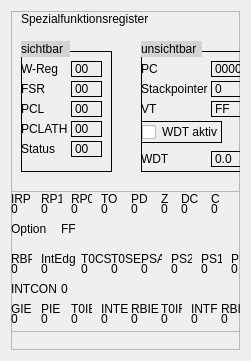
   <widget class="QWidget" name="gridLayoutWidget_2">
    <property name="geometry">
     <rect>
      <x>0</x>
      <y>300</y>
      <width>251</width>
      <height>361</height>
     </rect>
    </property>
    <layout class="QGridLayout" name="gridLayout_2">
     <item row="0" column="0">
      <widget class="QFrame" name="frame">
       <property name="frameShape">
        <enum>QFrame::StyledPanel</enum>
       </property>
       <property name="frameShadow">
        <enum>QFrame::Raised</enum>
       </property>
       <widget class="QFrame" name="frame_2">
        <property name="geometry">
         <rect>
          <x>10</x>
          <y>40</y>
          <width>91</width>
          <height>121</height>
         </rect>
        </property>
        <property name="styleSheet">
         <string notr="true">border: 1px solid black
</string>
        </property>
        <property name="frameShape">
         <enum>QFrame::StyledPanel</enum>
        </property>
        <property name="frameShadow">
         <enum>QFrame::Raised</enum>
        </property>
        <property name="lineWidth">
         <number>1</number>
        </property>
        <widget class="QLabel" name="label_4">
         <property name="geometry">
          <rect>
           <x>0</x>
           <y>10</y>
           <width>49</width>
           <height>16</height>
          </rect>
         </property>
         <property name="styleSheet">
          <string notr="true">border: 0px solid red</string>
         </property>
         <property name="text">
          <string>W-Reg</string>
         </property>
        </widget>
        <widget class="QLabel" name="label_5">
         <property name="geometry">
          <rect>
           <x>0</x>
           <y>30</y>
           <width>49</width>
           <height>16</height>
          </rect>
         </property>
         <property name="styleSheet">
          <string notr="true">border: 0px solid red</string>
         </property>
         <property name="text">
          <string>FSR</string>
         </property>
        </widget>
        <widget class="QLabel" name="label_6">
         <property name="geometry">
          <rect>
           <x>0</x>
           <y>50</y>
           <width>49</width>
           <height>16</height>
          </rect>
         </property>
         <property name="styleSheet">
          <string notr="true">border: 0px solid red</string>
         </property>
         <property name="text">
          <string>PCL</string>
         </property>
        </widget>
        <widget class="QLabel" name="label_7">
         <property name="geometry">
          <rect>
           <x>0</x>
           <y>70</y>
           <width>49</width>
           <height>16</height>
          </rect>
         </property>
         <property name="styleSheet">
          <string notr="true">border: 0px solid red</string>
         </property>
         <property name="text">
          <string>PCLATH</string>
         </property>
        </widget>
        <widget class="QLabel" name="label_8">
         <property name="geometry">
          <rect>
           <x>0</x>
           <y>90</y>
           <width>49</width>
           <height>16</height>
          </rect>
         </property>
         <property name="styleSheet">
          <string notr="true">border: 0px solid red</string>
         </property>
         <property name="text">
          <string>Status</string>
         </property>
        </widget>
        <widget class="QLabel" name="wReg_Label">
         <property name="geometry">
          <rect>
           <x>50</x>
           <y>10</y>
           <width>31</width>
           <height>16</height>
          </rect>
         </property>
         <property name="text">
          <string>00</string>
         </property>
        </widget>
        <widget class="QLabel" name="fsr_Label">
         <property name="geometry">
          <rect>
           <x>50</x>
           <y>30</y>
           <width>31</width>
           <height>16</height>
          </rect>
         </property>
         <property name="text">
          <string>00</string>
         </property>
        </widget>
        <widget class="QLabel" name="pcl_Label">
         <property name="geometry">
          <rect>
           <x>50</x>
           <y>50</y>
           <width>31</width>
           <height>16</height>
          </rect>
         </property>
         <property name="text">
          <string>00</string>
         </property>
        </widget>
        <widget class="QLabel" name="pcLath_Label">
         <property name="geometry">
          <rect>
           <x>50</x>
           <y>70</y>
           <width>31</width>
           <height>16</height>
          </rect>
         </property>
         <property name="text">
          <string>00</string>
         </property>
        </widget>
        <widget class="QLabel" name="status_Label">
         <property name="geometry">
          <rect>
           <x>50</x>
           <y>90</y>
           <width>31</width>
           <height>16</height>
          </rect>
         </property>
         <property name="text">
          <string>00</string>
         </property>
        </widget>
       </widget>
       <widget class="QFrame" name="frame_3">
        <property name="geometry">
         <rect>
          <x>130</x>
          <y>40</y>
          <width>101</width>
          <height>121</height>
         </rect>
        </property>
        <property name="styleSheet">
         <string notr="true">border: 1px solid black</string>
        </property>
        <property name="frameShape">
         <enum>QFrame::StyledPanel</enum>
        </property>
        <property name="frameShadow">
         <enum>QFrame::Raised</enum>
        </property>
        <widget class="QLabel" name="label_9">
         <property name="geometry">
          <rect>
           <x>0</x>
           <y>10</y>
           <width>49</width>
           <height>16</height>
          </rect>
         </property>
         <property name="styleSheet">
          <string notr="true">border: 0px solid red</string>
         </property>
         <property name="text">
          <string>PC</string>
         </property>
        </widget>
        <widget class="QLabel" name="label_10">
         <property name="geometry">
          <rect>
           <x>0</x>
           <y>30</y>
           <width>71</width>
           <height>16</height>
          </rect>
         </property>
         <property name="styleSheet">
          <string notr="true">border: 0px solid red</string>
         </property>
         <property name="text">
          <string>Stackpointer</string>
         </property>
        </widget>
        <widget class="QLabel" name="label_11">
         <property name="geometry">
          <rect>
           <x>0</x>
           <y>50</y>
           <width>49</width>
           <height>16</height>
          </rect>
         </property>
         <property name="styleSheet">
          <string notr="true">border: 0px solid red</string>
         </property>
         <property name="text">
          <string>VT</string>
         </property>
        </widget>
        <widget class="QCheckBox" name="checkBox">
         <property name="geometry">
          <rect>
           <x>0</x>
           <y>70</y>
           <width>81</width>
           <height>22</height>
          </rect>
         </property>
         <property name="styleSheet">
          <string notr="true">border 0pc</string>
         </property>
         <property name="text">
          <string>WDT aktiv</string>
         </property>
        </widget>
        <widget class="QLabel" name="label_12">
         <property name="geometry">
          <rect>
           <x>0</x>
           <y>100</y>
           <width>49</width>
           <height>16</height>
          </rect>
         </property>
         <property name="styleSheet">
          <string notr="true">border: 0px solid red</string>
         </property>
         <property name="text">
          <string>WDT</string>
         </property>
        </widget>
        <widget class="QLabel" name="pc_Label">
         <property name="geometry">
          <rect>
           <x>70</x>
           <y>10</y>
           <width>31</width>
           <height>16</height>
          </rect>
         </property>
         <property name="text">
          <string>0000</string>
         </property>
        </widget>
        <widget class="QLabel" name="stackpointer_Label">
         <property name="geometry">
          <rect>
           <x>70</x>
           <y>30</y>
           <width>31</width>
           <height>16</height>
          </rect>
         </property>
         <property name="text">
          <string>0</string>
         </property>
        </widget>
        <widget class="QLabel" name="vt_Label">
         <property name="geometry">
          <rect>
           <x>70</x>
           <y>50</y>
           <width>31</width>
           <height>16</height>
          </rect>
         </property>
         <property name="text">
          <string>FF</string>
         </property>
        </widget>
        <widget class="QLabel" name="wdt_Label">
         <property name="geometry">
          <rect>
           <x>70</x>
           <y>100</y>
           <width>31</width>
           <height>16</height>
          </rect>
         </property>
         <property name="text">
          <string>0.0 </string>
         </property>
        </widget>
       </widget>
       <widget class="QLabel" name="label_2">
        <property name="geometry">
         <rect>
          <x>130</x>
          <y>30</y>
          <width>61</width>
          <height>16</height>
         </rect>
        </property>
        <property name="styleSheet">
         <string notr="true">background: lightgrey</string>
        </property>
        <property name="text">
         <string>unsichtbar</string>
        </property>
       </widget>
       <widget class="QLabel" name="label_3">
        <property name="geometry">
         <rect>
          <x>10</x>
          <y>0</y>
          <width>131</width>
          <height>16</height>
         </rect>
        </property>
        <property name="text">
         <string>Spezialfunktionsregister</string>
        </property>
       </widget>
       <widget class="QLabel" name="label">
        <property name="geometry">
         <rect>
          <x>10</x>
          <y>30</y>
          <width>49</width>
          <height>16</height>
         </rect>
        </property>
        <property name="styleSheet">
         <string notr="true">background: lightgrey</string>
        </property>
        <property name="text">
         <string>sichtbar</string>
        </property>
       </widget>
       <widget class="QFrame" name="frame_4">
        <property name="geometry">
         <rect>
          <x>0</x>
          <y>180</y>
          <width>251</width>
          <height>141</height>
         </rect>
        </property>
        <property name="frameShape">
         <enum>QFrame::StyledPanel</enum>
        </property>
        <property name="frameShadow">
         <enum>QFrame::Raised</enum>
        </property>
        <widget class="QLabel" name="label_13">
         <property name="geometry">
          <rect>
           <x>0</x>
           <y>0</y>
           <width>21</width>
           <height>16</height>
          </rect>
         </property>
         <property name="text">
          <string>IRP</string>
         </property>
        </widget>
        <widget class="QLabel" name="label_14">
         <property name="geometry">
          <rect>
           <x>30</x>
           <y>0</y>
           <width>21</width>
           <height>16</height>
          </rect>
         </property>
         <property name="text">
          <string>RP1</string>
         </property>
        </widget>
        <widget class="QLabel" name="label_15">
         <property name="geometry">
          <rect>
           <x>60</x>
           <y>0</y>
           <width>21</width>
           <height>16</height>
          </rect>
         </property>
         <property name="text">
          <string>RP0</string>
         </property>
        </widget>
        <widget class="QLabel" name="label_16">
         <property name="geometry">
          <rect>
           <x>90</x>
           <y>0</y>
           <width>21</width>
           <height>16</height>
          </rect>
         </property>
         <property name="text">
          <string>TO</string>
         </property>
        </widget>
        <widget class="QLabel" name="label_17">
         <property name="geometry">
          <rect>
           <x>120</x>
           <y>0</y>
           <width>21</width>
           <height>16</height>
          </rect>
         </property>
         <property name="text">
          <string>PD</string>
         </property>
        </widget>
        <widget class="QLabel" name="label_18">
         <property name="geometry">
          <rect>
           <x>150</x>
           <y>0</y>
           <width>21</width>
           <height>16</height>
          </rect>
         </property>
         <property name="text">
          <string>Z</string>
         </property>
        </widget>
        <widget class="QLabel" name="label_19">
         <property name="geometry">
          <rect>
           <x>170</x>
           <y>0</y>
           <width>21</width>
           <height>16</height>
          </rect>
         </property>
         <property name="text">
          <string>DC</string>
         </property>
        </widget>
        <widget class="QLabel" name="label_20">
         <property name="geometry">
          <rect>
           <x>200</x>
           <y>0</y>
           <width>21</width>
           <height>16</height>
          </rect>
         </property>
         <property name="text">
          <string>C</string>
         </property>
        </widget>
        <widget class="QLabel" name="label_21">
         <property name="geometry">
          <rect>
           <x>0</x>
           <y>30</y>
           <width>49</width>
           <height>16</height>
          </rect>
         </property>
         <property name="text">
          <string>Option</string>
         </property>
        </widget>
        <widget class="QLabel" name="label_22">
         <property name="geometry">
          <rect>
           <x>0</x>
           <y>60</y>
           <width>21</width>
           <height>16</height>
          </rect>
         </property>
         <property name="text">
          <string>RBP</string>
         </property>
        </widget>
        <widget class="QLabel" name="label_23">
         <property name="geometry">
          <rect>
           <x>30</x>
           <y>60</y>
           <width>41</width>
           <height>16</height>
          </rect>
         </property>
         <property name="text">
          <string>IntEdg</string>
         </property>
        </widget>
        <widget class="QLabel" name="label_24">
         <property name="geometry">
          <rect>
           <x>70</x>
           <y>60</y>
           <width>31</width>
           <height>16</height>
          </rect>
         </property>
         <property name="text">
          <string>T0CS</string>
         </property>
        </widget>
        <widget class="QLabel" name="label_25">
         <property name="geometry">
          <rect>
           <x>100</x>
           <y>60</y>
           <width>31</width>
           <height>16</height>
          </rect>
         </property>
         <property name="text">
          <string>T0SE</string>
         </property>
        </widget>
        <widget class="QLabel" name="label_26">
         <property name="geometry">
          <rect>
           <x>130</x>
           <y>60</y>
           <width>21</width>
           <height>16</height>
          </rect>
         </property>
         <property name="text">
          <string>PSA</string>
         </property>
        </widget>
        <widget class="QLabel" name="label_27">
         <property name="geometry">
          <rect>
           <x>160</x>
           <y>60</y>
           <width>21</width>
           <height>16</height>
          </rect>
         </property>
         <property name="text">
          <string>PS2</string>
         </property>
        </widget>
        <widget class="QLabel" name="label_28">
         <property name="geometry">
          <rect>
           <x>190</x>
           <y>60</y>
           <width>21</width>
           <height>16</height>
          </rect>
         </property>
         <property name="text">
          <string>PS1</string>
         </property>
        </widget>
        <widget class="QLabel" name="label_29">
         <property name="geometry">
          <rect>
           <x>220</x>
           <y>60</y>
           <width>21</width>
           <height>16</height>
          </rect>
         </property>
         <property name="text">
          <string>PS0</string>
         </property>
        </widget>
        <widget class="QLabel" name="label_30">
         <property name="geometry">
          <rect>
           <x>0</x>
           <y>90</y>
           <width>49</width>
           <height>16</height>
          </rect>
         </property>
         <property name="text">
          <string>INTCON</string>
         </property>
        </widget>
        <widget class="QLabel" name="label_31">
         <property name="geometry">
          <rect>
           <x>0</x>
           <y>110</y>
           <width>21</width>
           <height>16</height>
          </rect>
         </property>
         <property name="text">
          <string>GIE</string>
         </property>
        </widget>
        <widget class="QLabel" name="label_32">
         <property name="geometry">
          <rect>
           <x>30</x>
           <y>110</y>
           <width>21</width>
           <height>16</height>
          </rect>
         </property>
         <property name="text">
          <string>PIE</string>
         </property>
        </widget>
        <widget class="QLabel" name="label_33">
         <property name="geometry">
          <rect>
           <x>60</x>
           <y>110</y>
           <width>21</width>
           <height>16</height>
          </rect>
         </property>
         <property name="text">
          <string>T0IE</string>
         </property>
        </widget>
        <widget class="QLabel" name="label_34">
         <property name="geometry">
          <rect>
           <x>90</x>
           <y>110</y>
           <width>31</width>
           <height>16</height>
          </rect>
         </property>
         <property name="text">
          <string>INTE</string>
         </property>
        </widget>
        <widget class="QLabel" name="label_35">
         <property name="geometry">
          <rect>
           <x>120</x>
           <y>110</y>
           <width>31</width>
           <height>16</height>
          </rect>
         </property>
         <property name="text">
          <string>RBIE</string>
         </property>
        </widget>
        <widget class="QLabel" name="label_36">
         <property name="geometry">
          <rect>
           <x>150</x>
           <y>110</y>
           <width>21</width>
           <height>16</height>
          </rect>
         </property>
         <property name="text">
          <string>T0IF</string>
         </property>
        </widget>
        <widget class="QLabel" name="label_37">
         <property name="geometry">
          <rect>
           <x>180</x>
           <y>110</y>
           <width>31</width>
           <height>16</height>
          </rect>
         </property>
         <property name="text">
          <string>INTF</string>
         </property>
        </widget>
        <widget class="QLabel" name="label_38">
         <property name="geometry">
          <rect>
           <x>210</x>
           <y>110</y>
           <width>31</width>
           <height>16</height>
          </rect>
         </property>
         <property name="text">
          <string>RBIF</string>
         </property>
        </widget>
        <widget class="QLabel" name="irp_Label">
         <property name="geometry">
          <rect>
           <x>0</x>
           <y>10</y>
           <width>31</width>
           <height>16</height>
          </rect>
         </property>
         <property name="text">
          <string>0</string>
         </property>
        </widget>
        <widget class="QLabel" name="rp1_Label">
         <property name="geometry">
          <rect>
           <x>30</x>
           <y>10</y>
           <width>31</width>
           <height>16</height>
          </rect>
         </property>
         <property name="text">
          <string>0</string>
         </property>
        </widget>
        <widget class="QLabel" name="rp0_Label">
         <property name="geometry">
          <rect>
           <x>60</x>
           <y>10</y>
           <width>31</width>
           <height>16</height>
          </rect>
         </property>
         <property name="text">
          <string>0</string>
         </property>
        </widget>
        <widget class="QLabel" name="t0_Label">
         <property name="geometry">
          <rect>
           <x>90</x>
           <y>10</y>
           <width>31</width>
           <height>16</height>
          </rect>
         </property>
         <property name="text">
          <string>0</string>
         </property>
        </widget>
        <widget class="QLabel" name="pd_Label">
         <property name="geometry">
          <rect>
           <x>120</x>
           <y>10</y>
           <width>31</width>
           <height>16</height>
          </rect>
         </property>
         <property name="text">
          <string>0</string>
         </property>
        </widget>
        <widget class="QLabel" name="z_Label">
         <property name="geometry">
          <rect>
           <x>150</x>
           <y>10</y>
           <width>31</width>
           <height>16</height>
          </rect>
         </property>
         <property name="text">
          <string>0</string>
         </property>
        </widget>
        <widget class="QLabel" name="dc_Label">
         <property name="geometry">
          <rect>
           <x>170</x>
           <y>10</y>
           <width>31</width>
           <height>16</height>
          </rect>
         </property>
         <property name="text">
          <string>0</string>
         </property>
        </widget>
        <widget class="QLabel" name="c_Label">
         <property name="geometry">
          <rect>
           <x>200</x>
           <y>10</y>
           <width>31</width>
           <height>16</height>
          </rect>
         </property>
         <property name="text">
          <string>0</string>
         </property>
        </widget>
        <widget class="QLabel" name="option_Label">
         <property name="geometry">
          <rect>
           <x>50</x>
           <y>30</y>
           <width>31</width>
           <height>16</height>
          </rect>
         </property>
         <property name="text">
          <string>FF</string>
         </property>
        </widget>
        <widget class="QLabel" name="rbp_Label">
         <property name="geometry">
          <rect>
           <x>0</x>
           <y>70</y>
           <width>31</width>
           <height>16</height>
          </rect>
         </property>
         <property name="text">
          <string>0</string>
         </property>
        </widget>
        <widget class="QLabel" name="intedg_Label">
         <property name="geometry">
          <rect>
           <x>30</x>
           <y>70</y>
           <width>31</width>
           <height>16</height>
          </rect>
         </property>
         <property name="text">
          <string>0</string>
         </property>
        </widget>
        <widget class="QLabel" name="t0cs_Label">
         <property name="geometry">
          <rect>
           <x>70</x>
           <y>70</y>
           <width>31</width>
           <height>16</height>
          </rect>
         </property>
         <property name="text">
          <string>0</string>
         </property>
        </widget>
        <widget class="QLabel" name="t0se_Label">
         <property name="geometry">
          <rect>
           <x>100</x>
           <y>70</y>
           <width>31</width>
           <height>16</height>
          </rect>
         </property>
         <property name="text">
          <string>0</string>
         </property>
        </widget>
        <widget class="QLabel" name="psa_Label">
         <property name="geometry">
          <rect>
           <x>130</x>
           <y>70</y>
           <width>31</width>
           <height>16</height>
          </rect>
         </property>
         <property name="text">
          <string>0</string>
         </property>
        </widget>
        <widget class="QLabel" name="ps2_Label">
         <property name="geometry">
          <rect>
           <x>160</x>
           <y>70</y>
           <width>31</width>
           <height>16</height>
          </rect>
         </property>
         <property name="text">
          <string>0</string>
         </property>
        </widget>
        <widget class="QLabel" name="ps1_Label">
         <property name="geometry">
          <rect>
           <x>190</x>
           <y>70</y>
           <width>31</width>
           <height>16</height>
          </rect>
         </property>
         <property name="text">
          <string>0</string>
         </property>
        </widget>
        <widget class="QLabel" name="ps0_Label">
         <property name="geometry">
          <rect>
           <x>220</x>
           <y>70</y>
           <width>31</width>
           <height>16</height>
          </rect>
         </property>
         <property name="text">
          <string>0</string>
         </property>
        </widget>
        <widget class="QLabel" name="intcon_Label">
         <property name="geometry">
          <rect>
           <x>50</x>
           <y>90</y>
           <width>31</width>
           <height>16</height>
          </rect>
         </property>
         <property name="text">
          <string>0</string>
         </property>
        </widget>
        <widget class="QLabel" name="gie_Label">
         <property name="geometry">
          <rect>
           <x>0</x>
           <y>120</y>
           <width>31</width>
           <height>16</height>
          </rect>
         </property>
         <property name="text">
          <string>0</string>
         </property>
        </widget>
        <widget class="QLabel" name="pie_Label">
         <property name="geometry">
          <rect>
           <x>30</x>
           <y>120</y>
           <width>31</width>
           <height>16</height>
          </rect>
         </property>
         <property name="text">
          <string>0</string>
         </property>
        </widget>
        <widget class="QLabel" name="t0ie_Label">
         <property name="geometry">
          <rect>
           <x>60</x>
           <y>120</y>
           <width>31</width>
           <height>16</height>
          </rect>
         </property>
         <property name="text">
          <string>0</string>
         </property>
        </widget>
        <widget class="QLabel" name="inte_Label">
         <property name="geometry">
          <rect>
           <x>90</x>
           <y>120</y>
           <width>31</width>
           <height>16</height>
          </rect>
         </property>
         <property name="text">
          <string>0</string>
         </property>
        </widget>
        <widget class="QLabel" name="rbie_Label">
         <property name="geometry">
          <rect>
           <x>120</x>
           <y>120</y>
           <width>31</width>
           <height>16</height>
          </rect>
         </property>
         <property name="text">
          <string>0</string>
         </property>
        </widget>
        <widget class="QLabel" name="t0if_Label">
         <property name="geometry">
          <rect>
           <x>150</x>
           <y>120</y>
           <width>31</width>
           <height>16</height>
          </rect>
         </property>
         <property name="text">
          <string>0</string>
         </property>
        </widget>
        <widget class="QLabel" name="intf_Label">
         <property name="geometry">
          <rect>
           <x>180</x>
           <y>120</y>
           <width>31</width>
           <height>16</height>
          </rect>
         </property>
         <property name="text">
          <string>0</string>
         </property>
        </widget>
        <widget class="QLabel" name="rbif_Label">
         <property name="geometry">
          <rect>
           <x>210</x>
           <y>120</y>
           <width>31</width>
           <height>16</height>
          </rect>
         </property>
         <property name="text">
          <string>0</string>
         </property>
        </widget>
       </widget>
       <zorder>frame_2</zorder>
       <zorder>frame_3</zorder>
       <zorder>label_3</zorder>
       <zorder>label_2</zorder>
       <zorder>label</zorder>
       <zorder>frame_4</zorder>
      </widget>
     </item>
    </layout>
   </widget>
